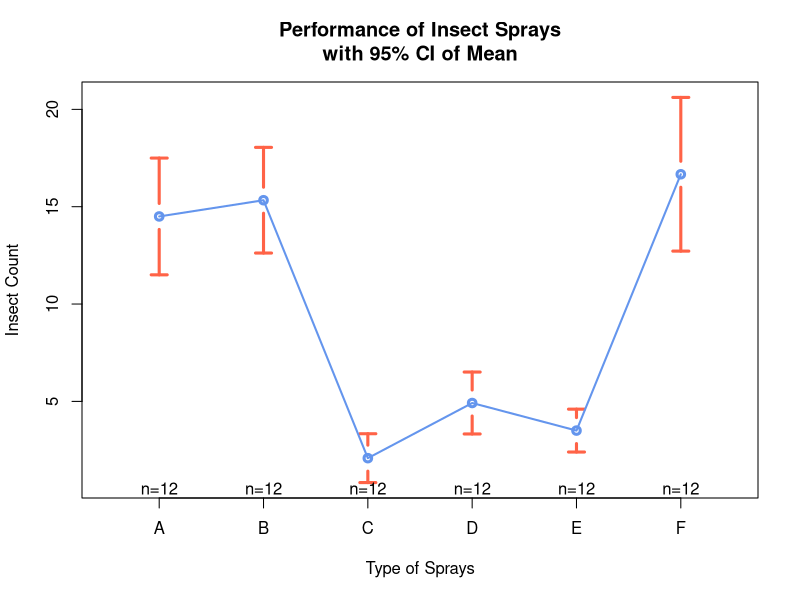
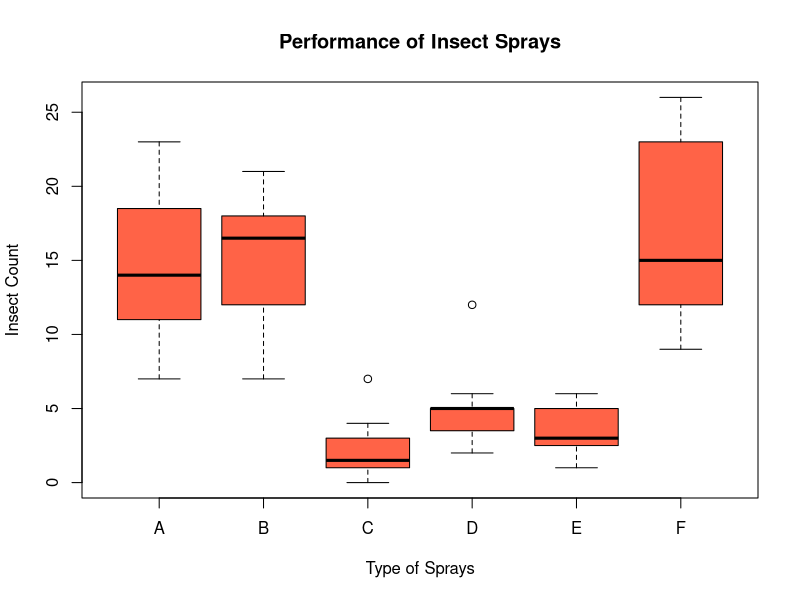
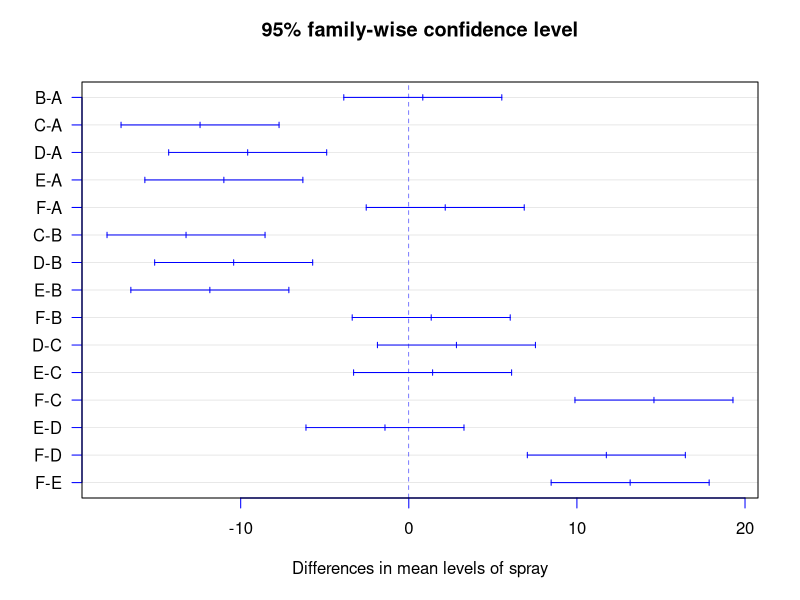
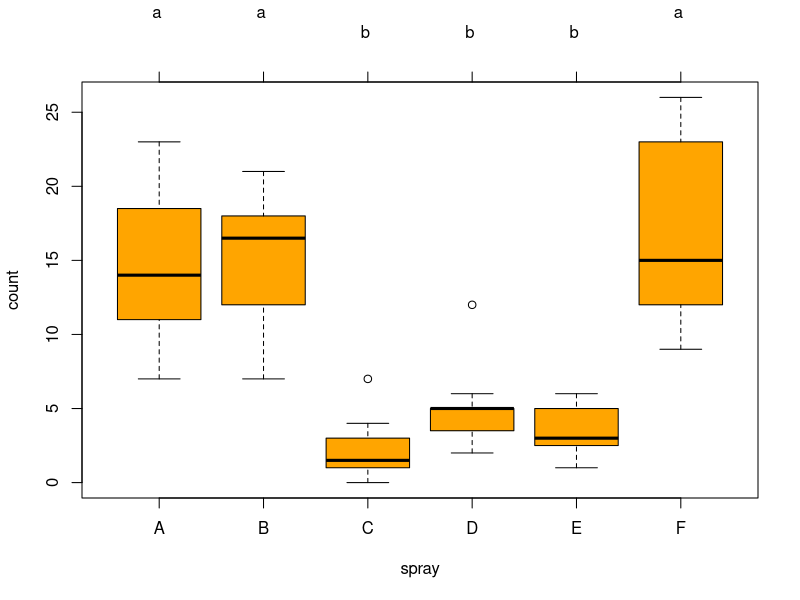
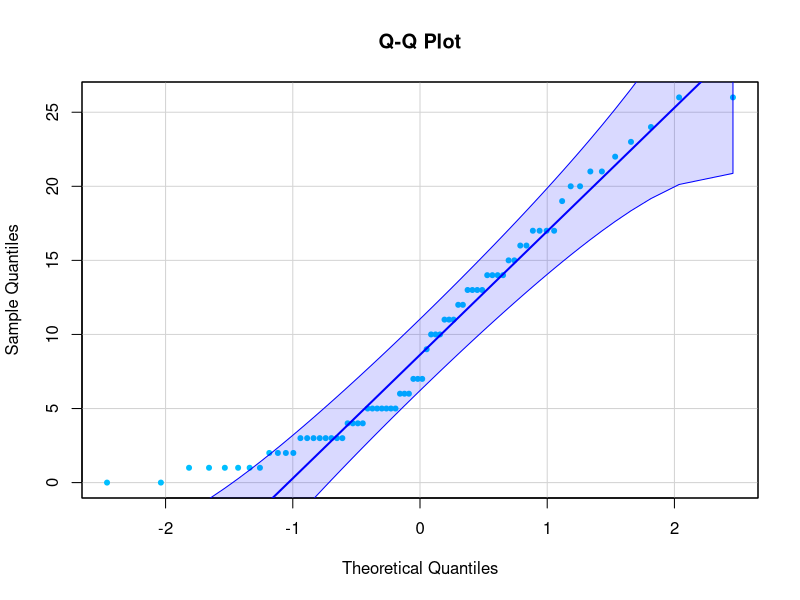

The R source for these figures, in order:

# 분산분석

# 4.3 일원분산분석

# 일원분산분석
# 집단을 구분하는 독립변수가 한 개인 경우 모집단 간 평균의 동일성 검정

# ==============================================================================

# 데이터
str(InsectSprays)

# 집단별(살충제별) 요약 통계량
tapply(InsectSprays$count,InsectSprays$spray, length)
tapply(InsectSprays$count,InsectSprays$spray, mean)
tapply(InsectSprays$count,InsectSprays$spray, sd)

# 평균도표: 그룹별 평균과 신뢰구간을 하나의 그래프에
# 각 살충제의 평균과 신뢰구간 시각화
library(gplots)
plotmeans(count~spray,data=InsectSprays,
          barcol='tomato',barwidth = 3,col='cornflowerblue',lwd=2,
          xlab='Type of Sprays', ylab='Insect Count',
          main='Performance of Insect Sprays\nwith 95% CI of Mean')

# 박스도표: 각 그룹별 중위수, 1/3 사분위수, 이상점(outlier) 등을 확인

boxplot(count~spray, data=InsectSprays,
        col='tomato', xlab='Type of Sprays', ylab='Insect Count',
        main='Performance of Insect Sprays')

# aov(종속변수~집단을나타내는독립변수, data=데이터셋): 일원분산분석
# aov 그 자체로는 충분한 정보제공x -> summary(aov객체) 사용(분산분석표)
sprays.aov<-aov(count~spray, data=InsectSprays)
summary(sprays.aov)
# spray행:집단간차이, Residuals행:집단내 차이
# Df:자유도, Sum Sq:제곱합, Mean Sq:분산(제곱합/자유도)
# F Value:F값(spray Mean Sq/Residuals Mean Sq)
# p-value 매우작음(귀무가설 기각)
# 스프레이간 차이가 없다(귀무가설) 기각

# ==============================================================================

# 다중비교

# 위의 귀무가설기각 -> 모집단평균이 모두 동일하다는 주장 기각
#                   -> 어느 집단의 차이로 이러한 결과가 나왔는지는 모름

# model.tables(aov객체, type=타입지정): 개별 집단 간 평균의 차이를 확인

model.tables(sprays.aov, type='mean') # 각 집단의 평균 확인
model.tables(sprays.aov, type='effects') # 집단별 각 집단평균과 전체평균의 차이

# 사후분석(Post-hoc Analysis)
# 두 집단의 차이가 유의미한지 검정
# 터키HSD검정(Tukey Honest Significant Difference Test)

# TukeyHSD(aov객체): 리스트 형식의 모델 객체 반환
# diff:비교쌍간의 평균차이, lwr/upr:95%신뢰구간의 하한값/상한값, p adj:평균차이에 대한 p-value
sprays.compare<-TukeyHSD(sprays.aov)
sprays.compare

# 터키HSD 다중비교: 집단간 차이를 신뢰구간과 함께 나타냄

plot(sprays.compare,col='blue',las=1) # las= : xlable, ylable기울기 조절
# 신뢰구간(그래프의 가로선)이 0을 포함하지 않으면 집단간차이는 통계적으로 유의

# multcomp패키지의 glht()함수
# 다중비교를 위한 좀 더 다양한 방법을 제공
library(multcomp)

# glht(aov객체, linfct=검정할가설)
# mcp(spray='Tukey'): spray변수로 구분되는 집단을 바탕으로 터키HSD 다중비교 수행
# cld(): glht() 함수의 결과 객체로부터 모든 범주쌍의 비교 결과를 알파벳 문자 형식으로 추출
# cld()결과 동일한 문자를 공유하는 집단은 통계적으로 서로 다르지 않음
tuk.hsd<-glht(model=sprays.aov,linfct=mcp(spray='Tukey')) 
plot(cld(tuk.hsd, level=0.05), col='orange')

# ==============================================================================

# 분산분석 가정과 진단

# 분산분석을 위한 관측값의 조건
# 정규성 : 종속변수는 정규분포를 한다.
# 등분산성 : 각 집단의 분포는 모두 동일한 분산을 갖는다.


# 분산분석의 정규성 가정 평가 : 정규Q-Q도표를 이욯하여 평가(car패키지의 qqplot)

library(car)
qqPlot(InsectSprays$count, pch=20, col='deepskyblue', id=FALSE,
       main='Q-Q Plot', xlab='Theoretical Quantiles', ylab='Sample Quantiles')
# 대부분의 관측값 정규성 직선을 따라 분포, 95% 신뢰구간의 범위 내에 위치
# 그러나 동일한 값을 갖고있는 관측값 일부 관찰 -> 정규성 가정의 충족 여부는 명확x

# 샤피로-윌크검정(Shapiro-Wilk Test)
shapiro.test(InsectSprays$count)
# p값이 매우 낮으므로 귀무가설(정규성따른다) 기각

# 이상점 존재여부 평가: car패키지의 outlierTest()
outlierTest(sprays.aov)
# p값이 충분히 큼 : 이상점 포함되어 있지 않다(귀무가설) 채택


# 분산분석의 등분산성 평가: 레벤검정, 바틀렛검정

# 레벤 검정(Levene Test): car 패키지의 leveneTest()
leveneTest(count~spray, data=InsectSprays)
# 바틀렛 검정(Bartlett Test): stats패키지의 bartlett.test()
bartlett.test(count~spray, data=InsectSprays)

# 두 검정 모두 p값 매우 낮음-> 집단간 분산이 동일하다(귀무가설) 기각
# 등분산 가정 충족x -> 일원분산분석을 수행 oneway.test()
# oneway.test()
oneway.test(count~spray, data=InsectSprays)

# aov(), oneway.test() 차이
# aov()는 등분산 가정, oneway.test()는 등분산 가정x
oneway.test(count~spray, data=InsectSprays,var.equal = T) # oneway.test 등분산 가정
summary(aov(count~spray, data=InsectSprays))
# 등분산 가정하면 보다 적극적으로 귀무가설기각 할 수 있음(덜 보수적임)

# ==============================================================================
# ------------------------------------------------------------------------------
